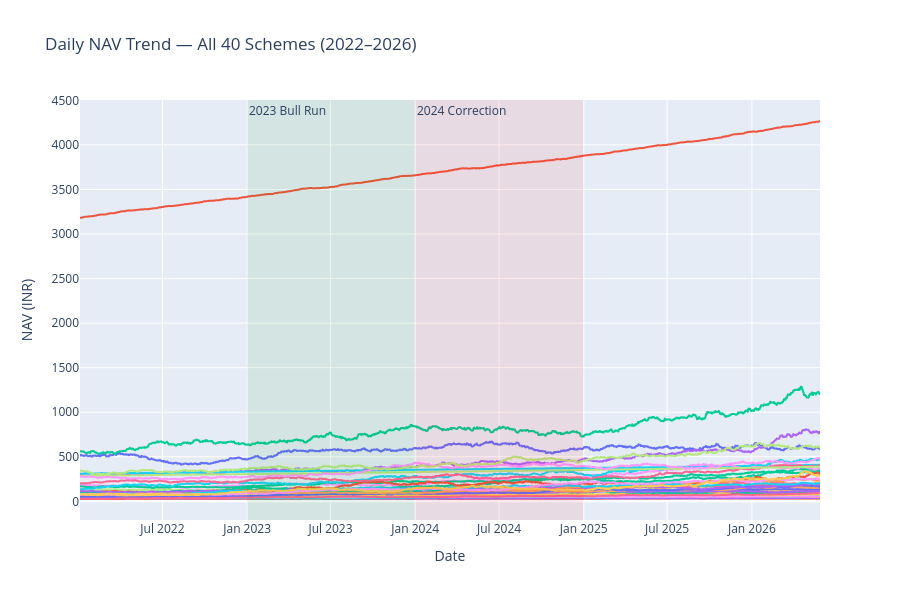

Here is the notebook cell this chart was saved with:
### Markdown cell above
## 1. NAV Trend Analysis (2022–2026)

Daily NAV for all 40 schemes, highlighting the 2023 bull run and the 2024 market correction.

### Code cell
fig = px.line(
    nav,
    x="date",
    y="nav",
    color="amfi_code",
    title="Daily NAV Trend — All 40 Schemes (2022–2026)",
)

# Highlight 2023 bull run
fig.add_vrect(
    x0="2023-01-01", x1="2023-12-31",
    fillcolor="green", opacity=0.08, line_width=0,
    annotation_text="2023 Bull Run", annotation_position="top left",
)

# Highlight 2024 market correction
fig.add_vrect(
    x0="2024-01-01", x1="2024-12-31",
    fillcolor="red", opacity=0.08, line_width=0,
    annotation_text="2024 Correction", annotation_position="top left",
)

fig.update_layout(
    showlegend=False,  # 40 schemes would make the legend unreadable
    xaxis_title="Date",
    yaxis_title="NAV (INR)",
    height=600,
)

fig.show()

# Save as PNG for the final report
REPORTS_DIR = PROJECT_ROOT / "reports" / "charts"
REPORTS_DIR.mkdir(parents=True, exist_ok=True)
fig.write_image(str(REPORTS_DIR / "eda_01_nav_trend.png"), width=1400, height=700)
print(f"Saved chart to {REPORTS_DIR / 'eda_01_nav_trend.png'}")

### Figure 1 — Plotly figure (JSON) as saved in the notebook; plotly's stock layout.template omitted (floating-point values rounded to 4 significant figures; data arrays with more than 128 entries replaced by an {"elided": "..."} marker saying what was removed)
{"data": [{"hovertemplate": "amfi_code=100016<br>date=%{x}<br>nav=%{y}<extra></extra>", "legendgroup": "100016", "line": {"color": "#636efa", "dash": "solid"}, "marker": {"symbol": "circle"}, "mode": "lines", "name": "100016", "showlegend": true, "type": "scattergl", "x": {"elided": "1608 str values"}, "xaxis": "x", "y": {"elided": "1608 float values"}, "yaxis": "y"}, {"hovertemplate": "amfi_code=100025<br>date=%{x}<br>nav=%{y}<extra></extra>", "legendgroup": "100025", "line": {"color": "#EF553B", "dash": "solid"}, "marker": {"symbol": "circle"}, "mode": "lines", "name": "100025", "showlegend": true, "type": "scattergl", "x": {"elided": "1608 str values"}, "xaxis": "x", "y": {"elided": "1608 float values"}, "yaxis": "y"}, {"hovertemplate": "amfi_code=100033<br>date=%{x}<br>nav=%{y}<extra></extra>", "legendgroup": "100033", "line": {"color": "#00cc96", "dash": "solid"}, "marker": {"symbol": "circle"}, "mode": "lines", "name": "100033", "showlegend": true, "type": "scattergl", "x": {"elided": "1608 str values"}, "xaxis": "x", "y": {"elided": "1608 float values"}, "yaxis": "y"}, {"hovertemplate": "amfi_code=101206<br>date=%{x}<br>nav=%{y}<extra></extra>", "legendgroup": "101206", "line": {"color": "#ab63fa", "dash": "solid"}, "marker": {"symbol": "circle"}, "mode": "lines", "name": "101206", "showlegend": true, "type": "scattergl", "x": {"elided": "1608 str values"}, "xaxis": "x", "y": {"elided": "1608 float values"}, "yaxis": "y"}, {"hovertemplate": "amfi_code=101207<br>date=%{x}<br>nav=%{y}<extra></extra>", "legendgroup": "101207", "line": {"color": "#FFA15A", "dash": "solid"}, "marker": {"symbol": "circle"}, "mode": "lines", "name": "101207", "showlegend": true, "type": "scattergl", "x": {"elided": "1608 str values"}, "xaxis": "x", "y": {"elided": "1608 float values"}, "yaxis": "y"}, {"hovertemplate": "amfi_code=101208<br>date=%{x}<br>nav=%{y}<extra></extra>", "legendgroup": "101208", "line": {"color": "#19d3f3", "dash": "solid"}, "marker": {"symbol": "circle"}, "mode": "lines", "name": "101208", "showlegend": true, "type": "scattergl", "x": {"elided": "1608 str values"}, "xaxis": "x", "y": {"elided": "1608 float values"}, "yaxis": "y"}, {"hovertemplate": "amfi_code=102885<br>date=%{x}<br>nav=%{y}<extra></extra>", "legendgroup": "102885", "line": {"color": "#FF6692", "dash": "solid"}, "marker": {"symbol": "circle"}, "mode": "lines", "name": "102885", "showlegend": true, "type": "scattergl", "x": {"elided": "1608 str values"}, "xaxis": "x", "y": {"elided": "1608 float values"}, "yaxis": "y"}, {"hovertemplate": "amfi_code=102886<br>date=%{x}<br>nav=%{y}<extra></extra>", "legendgroup": "102886", "line": {"color": "#B6E880", "dash": "solid"}, "marker": {"symbol": "circle"}, "mode": "lines", "name": "102886", "showlegend": true, "type": "scattergl", "x": {"elided": "1608 str values"}, "xaxis": "x", "y": {"elided": "1608 float values"}, "yaxis": "y"}, {"hovertemplate": "amfi_code=102887<br>date=%{x}<br>nav=%{y}<extra></extra>", "legendgroup": "102887", "line": {"color": "#FF97FF", "dash": "solid"}, "marker": {"symbol": "circle"}, "mode": "lines", "name": "102887", "showlegend": true, "type": "scattergl", "x": {"elided": "1608 str values"}, "xaxis": "x", "y": {"elided": "1608 float values"}, "yaxis": "y"}, {"hovertemplate": "amfi_code=118632<br>date=%{x}<br>nav=%{y}<extra></extra>", "legendgroup": "118632", "line": {"color": "#FECB52", "dash": "solid"}, "marker": {"symbol": "circle"}, "mode": "lines", "name": "118632", "showlegend": true, "type": "scattergl", "x": {"elided": "1608 str values"}, "xaxis": "x", "y": {"elided": "1608 float values"}, "yaxis": "y"}, {"hovertemplate": "amfi_code=118633<br>date=%{x}<br>nav=%{y}<extra></extra>", "legendgroup": "118633", "line": {"color": "#636efa", "dash": "solid"}, "marker": {"symbol": "circle"}, "mode": "lines", "name": "118633", "showlegend": true, "type": "scattergl", "x": {"elided": "1608 str values"}, "xaxis": "x", "y": {"elided": "1608 float values"}, "yaxis": "y"}, {"hovertemplate": "amfi_code=118634<br>date=%{x}<br>nav=%{y}<extra></extra>", "legendgroup": "118634", "line": {"color": "#EF553B", "dash": "solid"}, "marker": {"symbol": "circle"}, "mode": "lines", "name": "118634", "showlegend": true, "type": "scattergl", "x": {"elided": "1608 str values"}, "xaxis": "x", "y": {"elided": "1608 float values"}, "yaxis": "y"}, {"hovertemplate": "amfi_code=118635<br>date=%{x}<br>nav=%{y}<extra></extra>", "legendgroup": "118635", "line": {"color": "#00cc96", "dash": "solid"}, "marker": {"symbol": "circle"}, "mode": "lines", "name": "118635", "showlegend": true, "type": "scattergl", "x": {"elided": "1608 str values"}, "xaxis": "x", "y": {"elided": "1608 float values"}, "yaxis": "y"}, {"hovertemplate": "amfi_code=118636<br>date=%{x}<br>nav=%{y}<extra></extra>", "legendgroup": "118636", "line": {"color": "#ab63fa", "dash": "solid"}, "marker": {"symbol": "circle"}, "mode": "lines", "name": "118636", "showlegend": true, "type": "scattergl", "x": {"elided": "1608 str values"}, "xaxis": "x", "y": {"elided": "1608 float values"}, "yaxis": "y"}, {"hovertemplate": "amfi_code=119092<br>date=%{x}<br>nav=%{y}<extra></extra>", "legendgroup": "119092", "line": {"color": "#FFA15A", "dash": "solid"}, "marker": {"symbol": "circle"}, "mode": "lines", "name": "119092", "showlegend": true, "type": "scattergl", "x": {"elided": "1608 str values"}, "xaxis": "x", "y": {"elided": "1608 float values"}, "yaxis": "y"}, {"hovertemplate": "amfi_code=119093<br>date=%{x}<br>nav=%{y}<extra></extra>", "legendgroup": "119093", "line": {"color": "#19d3f3", "dash": "solid"}, "marker": {"symbol": "circle"}, "mode": "lines", "name": "119093", "showlegend": true, "type": "scattergl", "x": {"elided": "1608 str values"}, "xaxis": "x", "y": {"elided": "1608 float values"}, "yaxis": "y"}, {"hovertemplate": "amfi_code=119094<br>date=%{x}<br>nav=%{y}<extra></extra>", "legendgroup": "119094", "line": {"color": "#FF6692", "dash": "solid"}, "marker": {"symbol": "circle"}, "mode": "lines", "name": "119094", "showlegend": true, "type": "scattergl", "x": {"elided": "1608 str values"}, "xaxis": "x", "y": {"elided": "1608 float values"}, "yaxis": "y"}, {"hovertemplate": "amfi_code=119095<br>date=%{x}<br>nav=%{y}<extra></extra>", "legendgroup": "119095", "line": {"color": "#B6E880", "dash": "solid"}, "marker": {"symbol": "circle"}, "mode": "lines", "name": "119095", "showlegend": true, "type": "scattergl", "x": {"elided": "1608 str values"}, "xaxis": "x", "y": {"elided": "1608 float values"}, "yaxis": "y"}, {"hovertemplate": "amfi_code=119120<br>date=%{x}<br>nav=%{y}<extra></extra>", "legendgroup": "119120", "line": {"color": "#FF97FF", "dash": "solid"}, "marker": {"symbol": "circle"}, "mode": "lines", "name": "119120", "showlegend": true, "type": "scattergl", "x": {"elided": "1608 str values"}, "xaxis": "x", "y": {"elided": "1608 float values"}, "yaxis": "y"}, {"hovertemplate": "amfi_code=119551<br>date=%{x}<br>nav=%{y}<extra></extra>", "legendgroup": "119551", "line": {"color": "#FECB52", "dash": "solid"}, "marker": {"symbol": "circle"}, "mode": "lines", "name": "119551", "showlegend": true, "type": "scattergl", "x": {"elided": "1608 str values"}, "xaxis": "x", "y": {"elided": "1608 float values"}, "yaxis": "y"}, {"hovertemplate": "amfi_code=119552<br>date=%{x}<br>nav=%{y}<extra></extra>", "legendgroup": "119552", "line": {"color": "#636efa", "dash": "solid"}, "marker": {"symbol": "circle"}, "mode": "lines", "name": "119552", "showlegend": true, "type": "scattergl", "x": {"elided": "1608 str values"}, "xaxis": "x", "y": {"elided": "1608 float values"}, "yaxis": "y"}, {"hovertemplate": "amfi_code=119598<br>date=%{x}<br>nav=%{y}<extra></extra>", "legendgroup": "119598", "line": {"color": "#EF553B", "dash": "solid"}, "marker": {"symbol": "circle"}, "mode": "lines", "name": "119598", "showlegend": true, "type": "scattergl", "x": {"elided": "1608 str values"}, "xaxis": "x", "y": {"elided": "1608 float values"}, "yaxis": "y"}, {"hovertemplate": "amfi_code=119599<br>date=%{x}<br>nav=%{y}<extra></extra>", "legendgroup": "119599", "line": {"color": "#00cc96", "dash": "solid"}, "marker": {"symbol": "circle"}, "mode": "lines", "name": "119599", "showlegend": true, "type": "scattergl", "x": {"elided": "1608 str values"}, "xaxis": "x", "y": {"elided": "1608 float values"}, "yaxis": "y"}, {"hovertemplate": "amfi_code=120503<br>date=%{x}<br>nav=%{y}<extra></extra>", "legendgroup": "120503", "line": {"color": "#ab63fa", "dash": "solid"}, "marker": {"symbol": "circle"}, "mode": "lines", "name": "120503", "showlegend": true, "type": "scattergl", "x": {"elided": "1608 str values"}, "xaxis": "x", "y": {"elided": "1608 float values"}, "yaxis": "y"}, {"hovertemplate": "amfi_code=120504<br>date=%{x}<br>nav=%{y}<extra></extra>", "legendgroup": "120504", "line": {"color": "#FFA15A", "dash": "solid"}, "marker": {"symbol": "circle"}, "mode": "lines", "name": "120504", "showlegend": true, "type": "scattergl", "x": {"elided": "1608 str values"}, "xaxis": "x", "y": {"elided": "1608 float values"}, "yaxis": "y"}, {"hovertemplate": "amfi_code=120505<br>date=%{x}<br>nav=%{y}<extra></extra>", "legendgroup": "120505", "line": {"color": "#19d3f3", "dash": "solid"}, "marker": {"symbol": "circle"}, "mode": "lines", "name": "120505", "showlegend": true, "type": "scattergl", "x": {"elided": "1608 str values"}, "xaxis": "x", "y": {"elided": "1608 float values"}, "yaxis": "y"}, {"hovertemplate": "amfi_code=120506<br>date=%{x}<br>nav=%{y}<extra></extra>", "legendgroup": "120506", "line": {"color": "#FF6692", "dash": "solid"}, "marker": {"symbol": "circle"}, "mode": "lines", "name": "120506", "showlegend": true, "type": "scattergl", "x": {"elided": "1608 str values"}, "xaxis": "x", "y": {"elided": "1608 float values"}, "yaxis": "y"}, {"hovertemplate": "amfi_code=120507<br>date=%{x}<br>nav=%{y}<extra></extra>", "legendgroup": "120507", "line": {"color": "#B6E880", "dash": "solid"}, "marker": {"symbol": "circle"}, "mode": "lines", "name": "120507", "showlegend": true, "type": "scattergl", "x": {"elided": "1608 str values"}, "xaxis": "x", "y": {"elided": "1608 float values"}, "yaxis": "y"}, {"hovertemplate": "amfi_code=120841<br>date=%{x}<br>nav=%{y}<extra></extra>", "legendgroup": "120841", "line": {"color": "#FF97FF", "dash": "solid"}, "marker": {"symbol": "circle"}, "mode": "lines", "name": "120841", "showlegend": true, "type": "scattergl", "x": {"elided": "1608 str values"}, "xaxis": "x", "y": {"elided": "1608 float values"}, "yaxis": "y"}, {"hovertemplate": "amfi_code=120842<br>date=%{x}<br>nav=%{y}<extra></extra>", "legendgroup": "120842", "line": {"color": "#FECB52", "dash": "solid"}, "marker": {"symbol": "circle"}, "mode": "lines", "name": "120842", "showlegend": true, "type": "scattergl", "x": {"elided": "1608 str values"}, "xaxis": "x", "y": {"elided": "1608 float values"}, "yaxis": "y"}, {"hovertemplate": "amfi_code=120843<br>date=%{x}<br>nav=%{y}<extra></extra>", "legendgroup": "120843", "line": {"color": "#636efa", "dash": "solid"}, "marker": {"symbol": "circle"}, "mode": "lines", "name": "120843", "showlegend": true, "type": "scattergl", "x": {"elided": "1608 str values"}, "xaxis": "x", "y": {"elided": "1608 float values"}, "yaxis": "y"}, {"hovertemplate": "amfi_code=120844<br>date=%{x}<br>nav=%{y}<extra></extra>", "legendgroup": "120844", "line": {"color": "#EF553B", "dash": "solid"}, "marker": {"symbol": "circle"}, "mode": "lines", "name": "120844", "showlegend": true, "type": "scattergl", "x": {"elided": "1608 str values"}, "xaxis": "x", "y": {"elided": "1608 float values"}, "yaxis": "y"}, {"hovertemplate": "amfi_code=125497<br>date=%{x}<br>nav=%{y}<extra></extra>", "legendgroup": "125497", "line": {"color": "#00cc96", "dash": "solid"}, "marker": {"symbol": "circle"}, "mode": "lines", "name": "125497", "showlegend": true, "type": "scattergl", "x": {"elided": "1608 str values"}, "xaxis": "x", "y": {"elided": "1608 float values"}, "yaxis": "y"}, {"hovertemplate": "amfi_code=125498<br>date=%{x}<br>nav=%{y}<extra></extra>", "legendgroup": "125498", "line": {"color": "#ab63fa", "dash": "solid"}, "marker": {"symbol": "circle"}, "mode": "lines", "name": "125498", "showlegend": true, "type": "scattergl", "x": {"elided": "1608 str values"}, "xaxis": "x", "y": {"elided": "1608 float values"}, "yaxis": "y"}, {"hovertemplate": "amfi_code=148567<br>date=%{x}<br>nav=%{y}<extra></extra>", "legendgroup": "148567", "line": {"color": "#FFA15A", "dash": "solid"}, "marker": {"symbol": "circle"}, "mode": "lines", "name": "148567", "showlegend": true, "type": "scattergl", "x": {"elided": "1608 str values"}, "xaxis": "x", "y": {"elided": "1608 float values"}, "yaxis": "y"}, {"hovertemplate": "amfi_code=148568<br>date=%{x}<br>nav=%{y}<extra></extra>", "legendgroup": "148568", "line": {"color": "#19d3f3", "dash": "solid"}, "marker": {"symbol": "circle"}, "mode": "lines", "name": "148568", "showlegend": true, "type": "scattergl", "x": {"elided": "1608 str values"}, "xaxis": "x", "y": {"elided": "1608 float values"}, "yaxis": "y"}, {"hovertemplate": "amfi_code=148569<br>date=%{x}<br>nav=%{y}<extra></extra>", "legendgroup": "148569", "line": {"color": "#FF6692", "dash": "solid"}, "marker": {"symbol": "circle"}, "mode": "lines", "name": "148569", "showlegend": true, "type": "scattergl", "x": {"elided": "1608 str values"}, "xaxis": "x", "y": {"elided": "1608 float values"}, "yaxis": "y"}, {"hovertemplate": "amfi_code=149322<br>date=%{x}<br>nav=%{y}<extra></extra>", "legendgroup": "149322", "line": {"color": "#B6E880", "dash": "solid"}, "marker": {"symbol": "circle"}, "mode": "lines", "name": "149322", "showlegend": true, "type": "scattergl", "x": {"elided": "1608 str values"}, "xaxis": "x", "y": {"elided": "1608 float values"}, "yaxis": "y"}, {"hovertemplate": "amfi_code=149323<br>date=%{x}<br>nav=%{y}<extra></extra>", "legendgroup": "149323", "line": {"color": "#FF97FF", "dash": "solid"}, "marker": {"symbol": "circle"}, "mode": "lines", "name": "149323", "showlegend": true, "type": "scattergl", "x": {"elided": "1608 str values"}, "xaxis": "x", "y": {"elided": "1608 float values"}, "yaxis": "y"}, {"hovertemplate": "amfi_code=149324<br>date=%{x}<br>nav=%{y}<extra></extra>", "legendgroup": "149324", "line": {"color": "#FECB52", "dash": "solid"}, "marker": {"symbol": "circle"}, "mode": "lines", "name": "149324", "showlegend": true, "type": "scattergl", "x": {"elided": "1608 str values"}, "xaxis": "x", "y": {"elided": "1608 float values"}, "yaxis": "y"}], "layout": {"annotations": [{"showarrow": false, "text": "2023 Bull Run", "x": "2023-01-01", "xanchor": "left", "xref": "x", "y": 1, "yanchor": "top", "yref": "y domain"}, {"showarrow": false, "text": "2024 Correction", "x": "2024-01-01", "xanchor": "left", "xref": "x", "y": 1, "yanchor": "top", "yref": "y domain"}], "height": 600, "legend": {"title": {"text": "amfi_code"}, "tracegroupgap": 0}, "shapes": [{"fillcolor": "green", "line": {"width": 0}, "opacity": 0.08, "type": "rect", "x0": "2023-01-01", "x1": "2023-12-31", "xref": "x", "y0": 0, "y1": 1, "yref": "y domain"}, {"fillcolor": "red", "line": {"width": 0}, "opacity": 0.08, "type": "rect", "x0": "2024-01-01", "x1": "2024-12-31", "xref": "x", "y0": 0, "y1": 1, "yref": "y domain"}], "showlegend": false, "title": {"text": "Daily NAV Trend — All 40 Schemes (2022–2026)"}, "xaxis": {"anchor": "y", "domain": [0, 1], "title": {"text": "Date"}}, "yaxis": {"anchor": "x", "domain": [0, 1], "title": {"text": "NAV (INR)"}}}}
